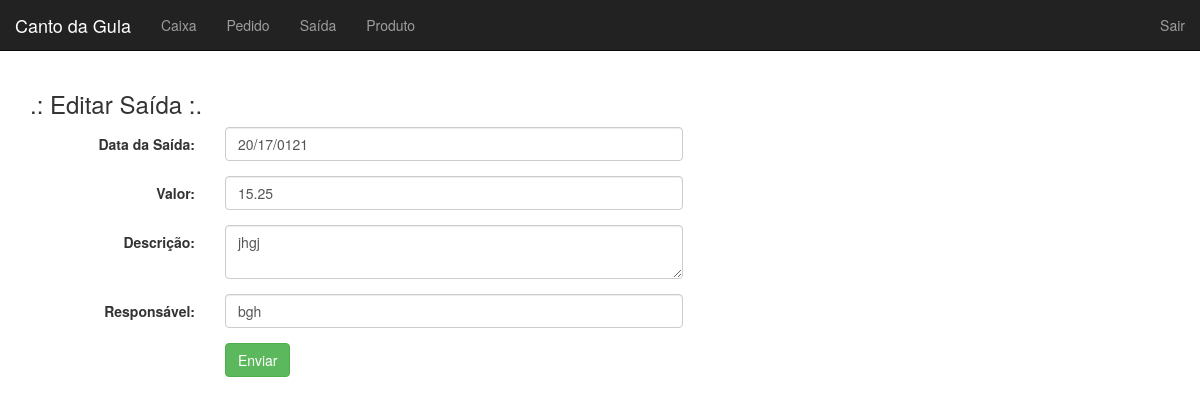
Screenshot of /saida/editar/1 (signed in) with the database file from the repository.
### tables this page shows
CREATE TABLE `saida` (
  `id` int(11) NOT NULL AUTO_INCREMENT,
  `dt_saida` date NOT NULL,
  `valor` double NOT NULL,
  `descricao` text NOT NULL,
  `responsavel` varchar(50) NOT NULL,
  PRIMARY KEY (`id`)
);

### core/controller.php (called while the page is built, shortened)
<?php
class controller {
    public function loadTemplate($viewName, $viewData = array()){
        include 'views/template.php';
    }
    public function loadViewInTemplate($viewName, $viewData = array()){
        extract($viewData);
        include 'views/'.$viewName.'.php';
    }
}
?>

### controllers/saidaController.php (called while the page is built, shortened)
<?php
class saidaController extends controller {
    public function editar($id) {
        $dados = array(
            'saida' => array()
        );
        $id = addslashes($id);
        $saida = new Saida();
        $dados['saida'] = $saida->getSaida($id);
        $this->loadTemplate('saidaEditar', $dados);
    }
}
?>

### core/core.php (called while the page is built, shortened)
<?php
class Core{
    public function run(){
        $url = (isset($_GET['q']))?"/".$_GET['q']:"";
        $params = array();
        if (!empty($url) && $url != '/') {
            $url = explode('/', $url);
            array_shift($url);
            array_shift($url);
            if (isset($url[0])) {
                    $currentAction = $url[0];
                    array_shift($url);
            } else {
                    $currentAction = 'index';
            }
            if (count($url) > 0) {
                    $params = $url;
            }
        } else {
            $currentController = 'homeController';
            $currentAction = 'index';
        }
        $c = new $currentController();
        call_user_func_array(array($c, $currentAction), $params);
    }
}
?>

### index.php (called while the page is built, shortened)
<?php
$core = new Core();
$core->run();
?>

### core/model.php (called while the page is built, shortened)
<?php
class model {
    public function __construct(){
        global $banco;
        $this->db = $banco;
    }
}
?>

### models/Saida.php (called while the page is built, shortened)
<?php
class Saida extends model {
    public function getSaida($id) {
        $array = array();
        $sql = "SELECT * FROM saida WHERE id= '$id'";
        $sql = $this->db->query($sql);
        if ($sql->rowCount() > 0) {
            $array = $sql->fetch();
        }
        return $array;
    }
}

### views/saidaEditar.php (the view)
<div class="row">
    <div class="col-md-12">
        <h3>.: Editar Saída :.</h3>
        <form class="form-horizontal" method="POST">
            <div class="form-group">
                <label class="control-label col-md-2">Data da Saída:</label>
                <div class="col-md-5">
                    <input type="text" class="form-control" name="dt_saida" id="data"  value="<?php echo $saida['dt_saida']; ?>" required />
                </div>
            </div>
            <div class="form-group">
                <label class="control-label col-md-2">Valor:</label>
                <div class="col-md-5">
                    <input type="text" class="form-control" name="valor" value="<?php echo $saida['valor']; ?>" required />
                </div>
            </div>
            <div class="form-group">
                <label class="control-label col-md-2">Descrição:</label>
                <div class="col-md-5">
                    <textarea class="form-control" rows="2" name="descricao"><?php echo $saida['descricao']; ?></textarea>
                </div>
            </div>
            <div class="form-group">
                <label class="control-label col-md-2">Responsável:</label>
                <div class="col-md-5">
                    <input type="text" class="form-control" name="responsavel" value="<?php echo $saida['responsavel']; ?>" />
                </div>
            </div>
            <div class="form-group">
                <div class="col-md-2"></div>
                <div class="col-md-5">
                    <input type="submit" class="btn btn-success" value="Enviar" />
                </div>
            </div>
        </form>
    </div>
</div>

### rows the page displays
saida: dt_saida "20/17/0121", valor "15.25", descricao "jhgj", responsavel "bgh"
